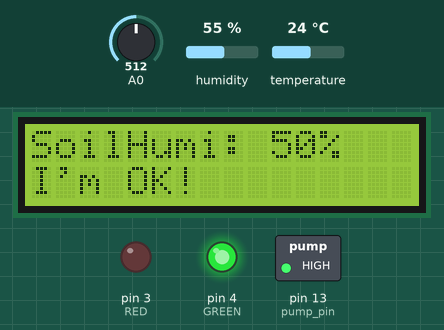
A sketch run on a simulated Arduino Uno, built with avr-gcc and run on an emulated ATmega328P. Parts: 16×2 character LCD, switched loads named in the sketch (green lamp = pin HIGH), output pins drawn as LEDs (lit = HIGH). The test bench sets the inputs (shaded band); at power-on: A0 = 512, humidity 55 %, temperature 24 °C. What the sketch prints to the serial monitor is not drawn.

Above: at 1.2 s.
1.3 s: A0 set to 654
At 4.9 s:
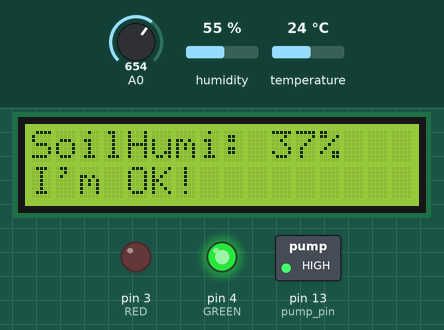
8.7 s: A0 set to 679
At 11.1 s:
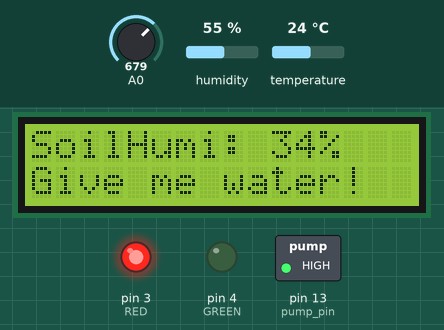
14.0 s: humidity set to 22 %
At 18.6 s:
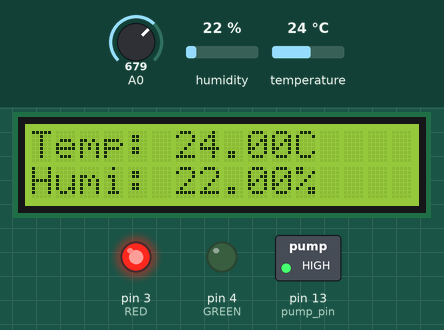
19.2 s: temperature set to 12 °C
At 22.7 s:
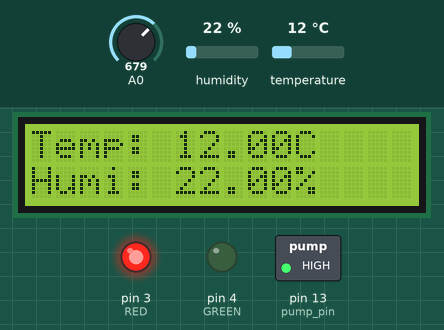
23.4 s: humidity set to 40 %
At 26.6 s:
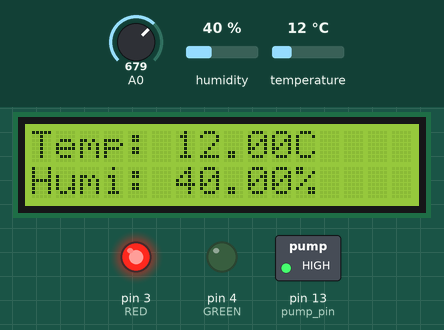
27.7 s: temperature set to 19 °C
At 31.2 s:
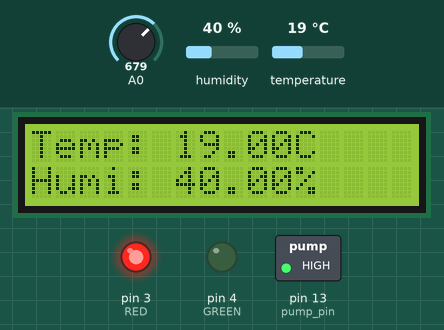
Timing chart, 0 to 32.9 s (numbered marks = the images above; inputs shaded):
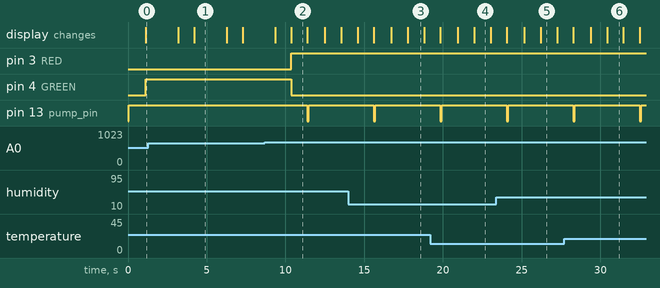

Measured:
- the behaviour switches between 664 and 665 on A0 (found by bisection; images 1 and 2)
- after the input at 1.3 s, the display: first differs from a run without the input after 2.9 s (image 1)
- after the input at 8.7 s, pin 3 (RED): LOW → HIGH after 1.7 s; pin 4 (GREEN): HIGH → LOW after 1.7 s; pin 13 (pump_pin): HIGH → LOW after 2.7 s, → HIGH 0.10 s later; the display: first differs from a run without the input after 1.7 s (image 2)
- what the display in image 1 shows lasts 2.1 s, from 4.2 s to 6.3 s
- what the display in image 2 shows lasts 1.0 s, from 10.4 s to 11.4 s

The sketch:

TnH_soil.ino
```cpp
#include <Wire.h>
#include <hd44780.h>
#include <hd44780ioClass/hd44780_I2Cexp.h>
#include <DHT11.h>

hd44780_I2Cexp lcd;
int pin=2;
int pump_pin=13;
int water_time=100;
DHT11 dht11(pin);

#define RED 3
#define GREEN 4

void setup() {
  lcd.begin(16,2);
  Serial.begin(9600);
  pinMode(RED,OUTPUT);
  pinMode(GREEN, OUTPUT);
  pinMode(pump_pin,OUTPUT);
  digitalWrite(pump_pin,HIGH);
}

void loop() {
  int humidity = map(analogRead(A0), 0, 1023, 100, 0);
  int err;
  float temp_dht11, humi_dht11;
  lcd.clear();
  if((err=dht11.read(humi_dht11, temp_dht11))==0)
  {
    lcd.setCursor(0,0);
    lcd.print("Temp: ");
    lcd.print(temp_dht11);
    lcd.print("C");
    lcd.setCursor(0,1);
    lcd.print("Humi: ");
    lcd.print(humi_dht11);
    lcd.print("%");

    Serial.print("temp: ");
    Serial.print(temp_dht11);
    Serial.print("humi: ");
    Serial.print(humi_dht11);
    Serial.println();

  }
  delay(1000); // Refresh
  lcd.clear();

  // Soil humi
    lcd.setCursor(0, 0);
    lcd.print("SoilHumi: ");
    lcd.print(humidity);
    lcd.print("%");


    lcd.setCursor(0,1);
    if(humidity>35)
    {
        digitalWrite(GREEN, HIGH);
        digitalWrite(RED, LOW);
        lcd.print("I'm OK!");
        delay(1000);
    }
    else
    {
        digitalWrite(GREEN, LOW);
        digitalWrite(RED, HIGH);
        lcd.print("Give me water!");
        delay(1000);
        lcd.clear();
        lcd.setCursor(0,0);
        lcd.print("Watering On");
        lcd.setCursor(0,1);
        lcd.print("Last: Date");
        digitalWrite(pump_pin,LOW);
        delay(water_time);
        digitalWrite(pump_pin,HIGH);
        delay(1000);
        lcd.clear();
        lcd.setCursor(0,0);
        lcd.print("Watering Off");
    }

  delay(1000);

}
```
